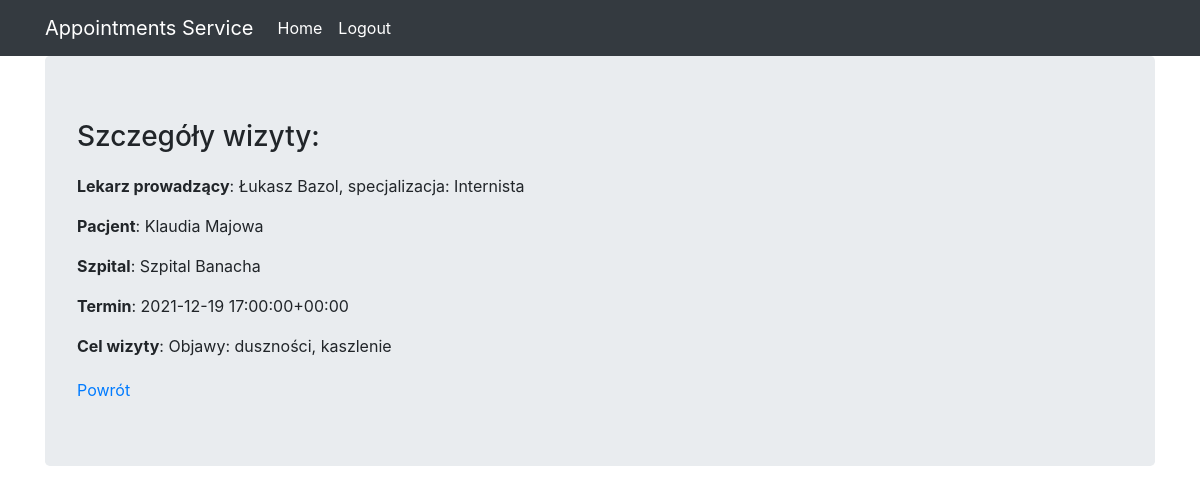
The app's page /appointments_service/appointments-detail-view/19 (signed in) with its own data.
### appointments_service/models.py (models this page shows, shortened)
class Doctor(models.Model):
    first_name = models.CharField(max_length=100)
    last_name = models.CharField(max_length=100)
    pesel = models.CharField(max_length=11, validators=[only_numbers])
    login = models.CharField(max_length=20)
    hospital = models.ForeignKey(Hospital, null=True, blank=True, on_delete=models.SET_NULL, related_name='doctors', default=None)
    specialization = models.TextField()
    def __str__(self):
        return str(self.first_name) + ' ' + str(self.last_name) + ', specjalizacja: ' + str(self.specialization)

class Patient(models.Model):
    first_name = models.CharField(max_length=100)
    last_name = models.CharField(max_length=100)
    pesel = models.CharField(max_length=11, validators=[only_numbers])
    login = models.CharField(max_length=20)
    class Meta:
        ordering = ['id']
    def __str__(self):
        return str(self.first_name) + ' ' + str(self.last_name)

class Hospital(models.Model):
    name = models.CharField(max_length=100)
    country_identifier = models.CharField(max_length=3)
    city = models.CharField(max_length=20)
    postal_code = models.CharField(max_length=6)
    rooms_available = models.IntegerField(default=5)
    def __str__(self):
        return self.name

class AppointmentDate(models.Model):
    date = models.DateTimeField(default=None, blank=True, null=True, unique=True)
    class Meta:
        ordering = ['date']
    def __str__(self):
        return f'{self.date}'

class Appointment(models.Model):
    doctor = models.ForeignKey(Doctor, on_delete=models.SET_NULL,null=True,blank=True, related_name='appointments')
    patient = models.ForeignKey(Patient, on_delete=models.SET_NULL, null=True, blank=True, related_name='appointments')
    hospital = models.ForeignKey(Hospital, on_delete=models.SET_NULL, null=True, blank=True, related_name='appointments')
    date = models.ForeignKey(AppointmentDate, on_delete=models.SET_NULL, null=True, blank=True, related_name="appointments")
    purpose_of_appointment = models.TextField(max_length=250)
    class Meta:
        ordering = ['id']

### appointments_service/views.py (the view)
# urls.py: path('appointments-detail-view/<pk>', views.AppointmentsDetailView.as_view(), name='appointments-detail-view'),
class AppointmentsDetailView(View):
    def get(self, request, pk):
        appointment = Appointment.objects.get(pk=pk)
        info = {'Lekarz prowadzący': appointment.doctor,
                'Pacjent': appointment.patient,
                'Szpital': appointment.hospital,
                'Termin': appointment.date,
                'Cel wizyty': appointment.purpose_of_appointment}
        context = {'info': info}
        return render(
            request,
            template_name='appointments_detail_view.html',
            context=context
        )

### appointments_service/templates/appointments_detail_view.html
{% extends 'base.html' %}
{% block content %}
    <h3 style="margin-bottom: 20px">Szczegóły wizyty: </h3>
    {% for field, v in info.items %}
        <p><b>{{ field }}</b>:  {{ v }}</p>
    {% endfor %}
    <div style="margin-top: 20px;">
        <a href="{% url 'appointments-service:appointments-list-view' %}">Powrót</a>
    </div>
{% endblock %}

### records on screen
Doctor: field "Lekarz prowadzący", first_name+last_name+specialization "Łukasz Bazol, specjalizacja: Internista"
Patient: field "Pacjent", first_name+last_name "Klaudia Majowa"
Hospital: field "Szpital", name "Szpital Banacha"
AppointmentDate: field "Termin", date "2021-12-19 17:00:00+00:00"
Appointment: info "Objawy: duszności, kaszlenie"

### other values on screen
{{ field }} "Cel wizyty"
